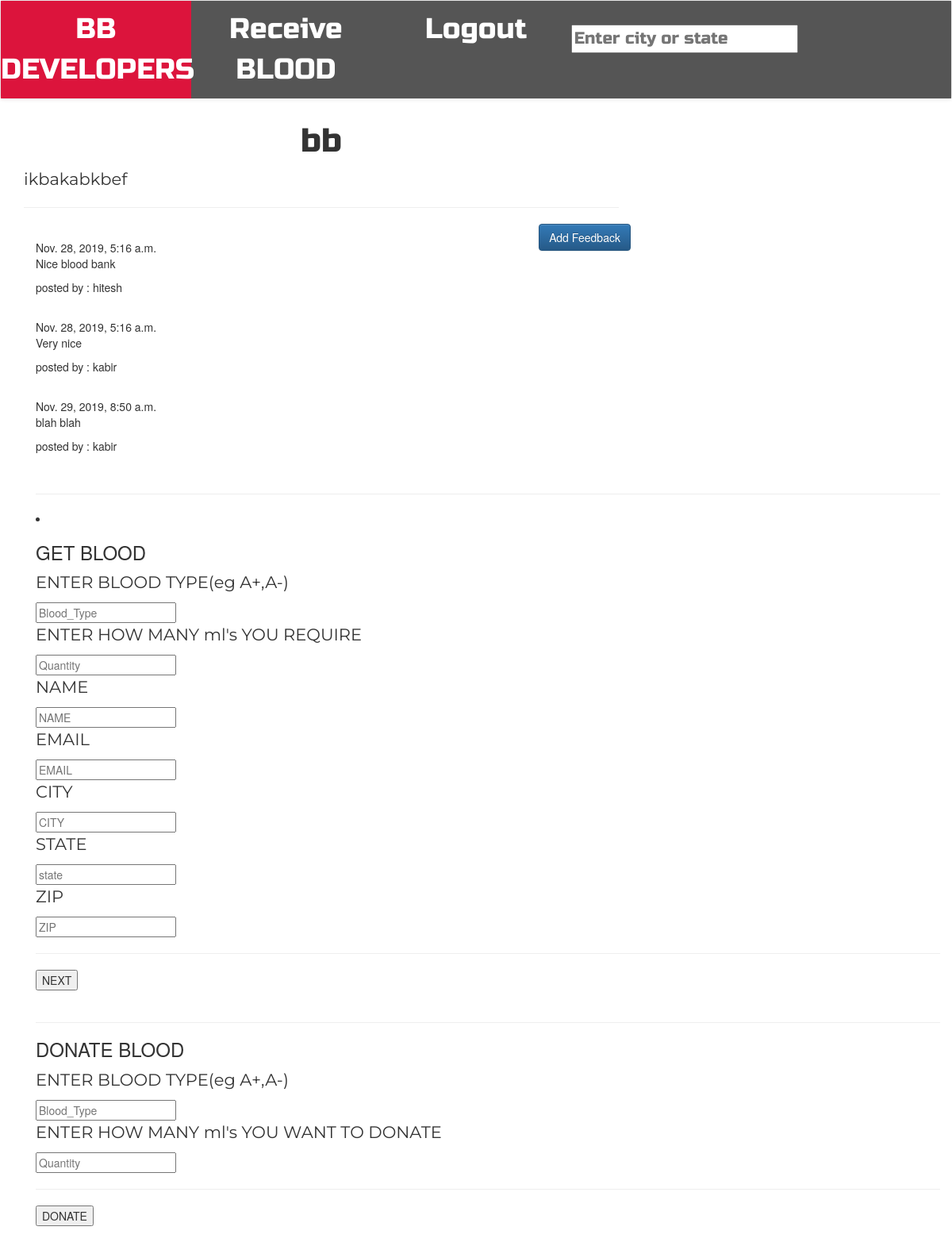
The page /blood_banks/1 (signed in) on the database its author committed.
### bbank/models.py (models this page shows, shortened)
class Blood_Bank(models.Model):
    name = models.CharField(max_length=200)
    city=models.CharField(max_length=200)
    state=models.CharField(max_length=200)
    country=CountryField(default='country')
    h_doc = models.CharField(max_length=200)
    contact_no = models.IntegerField()
    email_id = models.EmailField()
    description = models.CharField(max_length=400)
    A = models.IntegerField(blank=True, default=0.0)
    A_mi = models.IntegerField(blank=True,default=0.0)
    B = models.IntegerField(blank=True, default=0.0)
    B_mi = models.IntegerField(blank=True, default=0.0)
    O = models.IntegerField(blank=True, default=0.0)
    O_mi = models.IntegerField(blank=True, default=0.0)
    AB = models.IntegerField(blank=True, default=0.0)
    AB_mi = models.IntegerField(blank=True, default=0.0)

class Feedback(models.Model):
    author = models.CharField(max_length=200)
    bloodbank = models.ForeignKey('bbank.Blood_Bank', related_name='feedback', on_delete=models.CASCADE)
    text = models.TextField()
    rating = models.IntegerField(choices=r)
    date = models.DateTimeField(default=timezone.now())

### bbank/views.py (the view)
# urls.py: url(r'^blood_banks/(?P<pk>\d+)$', views.BloodBankDetailView.as_view(), name='b_detail'),
class BloodBankDetailView(DetailView):
    model = Blood_Bank
    template_name = 'bbank/bloodbank_detail.html'

### bbank/templates/bbank/bloodbank_detail.html (shortened to what this page needs)
{%extends "bbank/base.html"%}
{% block body_block%}
<h1 class="posttitle loader">{{blood_bank.name}}</h1>
<p class="postcontent">{{blood_bank.description|safe|linebreaksbr}}</p>
<hr>
<a class="btn btn-primary btn-comment" href="{%url 'bbank:add_feedback' pk=blood_bank.pk%}">Add Feedback</a>
<div class="container">
    {%for feedback in blood_bank.feedback.all%}
    <br>
    {%if user.is_authenticated%}
    {{feedback.date}}
    <p>{{feedback.text|safe|linebreaksbr}}</p>
    <p>posted by : {{feedback.author}}</p>
    {%endif%}
    {%empty%}
    <p>No feedback</p>
    {%endfor%}
    <br>
    <hr>
     <li>
         <h3>GET BLOOD</h3>
                <form class="post-form" action="{% url 'bbank:get_blood' pk=blood_bank.pk %}" method="get">
                    <p class="postcontent" >ENTER BLOOD TYPE(eg A+,A-)</p>
                <input name="type" type="text" placeholder="Blood_Type">
                    <p class="postcontent" >ENTER HOW MANY ml's YOU REQUIRE</p>
                    <input name="Quantity" type="number" placeholder="Quantity">
                     <p class="postcontent" >NAME</p>
                    <input name="name" type="text" placeholder="NAME">
                    <p class="postcontent" >EMAIL</p>
                    <input name="email" type="text" placeholder="EMAIL">
                    <p class="postcontent" >CITY</p>
                    <input name="city" type="text" placeholder="CITY">
                    <p class="postcontent" >STATE</p>
                    <input name="state" type="text" placeholder="state">
                    <p class="postcontent" >ZIP</p>
                    <input name="ZIP" type="text" placeholder="ZIP">
                    <hr color="black">
                       <button type="submit" value="confirm">NEXT</button>
                </form>
            </li>
    <br>
    <hr>
         <h3>DONATE BLOOD</h3>
                <form class="post-form" action="{% url 'bbank:Donate' pk=blood_bank.pk %}" method="get">
                    <p class="postcontent" >ENTER BLOOD TYPE(eg A+,A-)</p>
                <input name="type" type="text" placeholder="Blood_Type">
                    <p class="postcontent" >ENTER HOW MANY ml's YOU WANT TO DONATE</p>
                    <input name="Quantity" type="number" placeholder="Quantity">
                    <hr>
                       <button type="submit" value="confirm">DONATE</button>
                    <br>
                    <br>
                </form>
</div>
{%endblock%}

### bbank/static/css/blog.css (style rules this page uses)
.posttitle { font-family: 'Russo One', sans-serif; font-size: 3em; text-align: center; }
.postcontent { font-family: 'Montserrat'; font-size: 1.5em; }
.btn-comment { position: absolute; right: 0px; }
.loader { filter:hue-rotate(0deg); color: linear-gradient(45deg,#0f8,#08f); animation:hue 5000ms infinite linear; }

### bbank/templates/bbank/base.html (style rules this page uses)
body { margin:0; }

### rows shown on the page
Blood_Bank: name "bb", description "ikbakabkbef"
Feedback: date "Nov. 28, 2019, 5:16 a.m.", text "Nice blood bank", author "hitesh"
Feedback: date "Nov. 28, 2019, 5:16 a.m.", text "Very nice", author "kabir"
Feedback: date "Nov. 29, 2019, 8:50 a.m.", text "blah blah", author "kabir"
